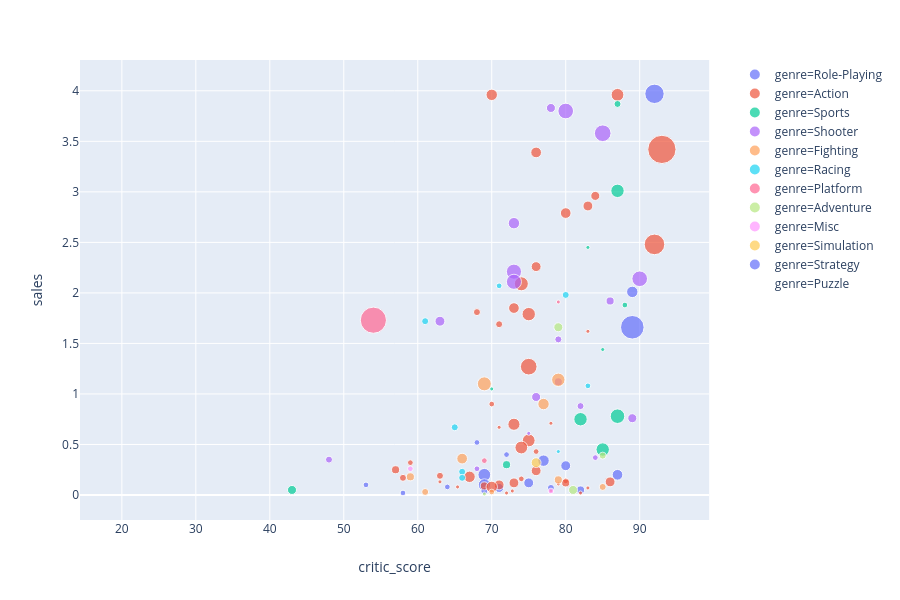

Write notebook code for a chart like this one.
### Code cell
px.scatter(games_clean_PS4, x="critic_score", y="sales",  color="genre", size="jp_sales")

### Figure 1 — Plotly figure (JSON) as saved in the notebook; plotly's stock layout.template omitted (floating-point values rounded to 4 significant figures; data arrays with more than 128 entries replaced by an {"elided": "..."} marker saying what was removed)
{"data": [{"hoverlabel": {"namelength": 0}, "hovertemplate": "genre=Role-Playing<br>critic_score=%{x}<br>sales=%{y}<br>jp_sales=%{marker.size}", "legendgroup": "genre=Role-Playing", "marker": {"color": "#636efa", "size": [0.23, 0.08, 0.06, 0, 0.34, 0.04, 0.15, 0.08, 0.06, 0.08, 0.02, 0.22, 0.02, 0, 0.37, 0.08, 0.15, 0.06, 0.02, 0, 0.23, 0.05, 0.07, 0, 0.1, 0.06, 0, 0, 0.02, 0.09, 0.02, 0.05, 0.08, 0.08, 0.05, 0.03, 0, 0, 0.06, 0, 0.05, 0.04, 0.04, 0.03, 0.03, 0.03, 0.02, 0.02, 0, 0], "sizemode": "area", "sizeref": 0.001225, "symbol": "circle"}, "mode": "markers", "name": "genre=Role-Playing", "showlegend": true, "type": "scatter", "x": [92, 89, null, null, 89, null, null, null, null, null, 68, null, 72, 84, null, 77, null, 80, null, 63, null, null, 87, 53, 69, 75, null, 75, null, 69, 53, null, null, null, 71, 78, null, 60, null, null, null, 82, null, 69, null, null, 58, null, null, 61], "xaxis": "x", "y": [3.97, 2.01, 1.83, 1.75, 1.66, 1.32, 0.98, 0.75, 0.73, 0.61, 0.52, 0.4, 0.4, 0.38, 0.37, 0.34, 0.34, 0.29, 0.28, 0.25, 0.23, 0.2, 0.2, 0.2, 0.2, 0.12, 0.12, 0.12, 0.12, 0.1, 0.1, 0.09, 0.08, 0.08, 0.07, 0.07, 0.06, 0.07, 0.06, 0.05, 0.05, 0.05, 0.04, 0.04, 0.03, 0.03, 0.02, 0.02, 0.01, 0.01], "yaxis": "y"}, {"hoverlabel": {"namelength": 0}, "hovertemplate": "genre=Action<br>critic_score=%{x}<br>sales=%{y}<br>jp_sales=%{marker.size}", "legendgroup": "genre=Action", "marker": {"color": "#EF553B", "size": {"elided": "140 float values"}, "sizemode": "area", "sizeref": 0.001225, "symbol": "circle"}, "mode": "markers", "name": "genre=Action", "showlegend": true, "type": "scatter", "x": {"elided": "140 float values"}, "xaxis": "x", "y": {"elided": "140 float values"}, "yaxis": "y"}, {"hoverlabel": {"namelength": 0}, "hovertemplate": "genre=Sports<br>critic_score=%{x}<br>sales=%{y}<br>jp_sales=%{marker.size}", "legendgroup": "genre=Sports", "marker": {"color": "#00cc96", "size": [0.03, 0, 0.11, 0.01, 0, 0.02, 0, 0.01, 0, 0, 0.01, 0, 0, 0, 0.13, 0.11, 0, 0, 0, 0, 0.11, 0, 0, 0.04, 0, 0, 0, 0, 0.17, 0, 0, 0, 0, 0, 0, 0, 0.05, 0, 0, 0, 0, 0, 0], "sizemode": "area", "sizeref": 0.001225, "symbol": "circle"}, "mode": "markers", "name": "genre=Sports", "showlegend": true, "type": "scatter", "x": [87, 83, 87, 83, 81, 88, 82, 85, 73, 62, 70, 79, 80, 74, 87, 82, 83, 78, 69, 60, 85, 85, 78, 72, 43, 59, 32, 59, null, 76, 19, 66, null, 42, 25, 50.43, 43, null, 64, 53, 31, 49, null], "xaxis": "x", "y": [3.87, 3.24, 3.01, 2.45, 2.19, 1.88, 1.74, 1.44, 1.21, 1.15, 1.05, 0.93, 0.93, 0.91, 0.78, 0.75, 0.72, 0.63, 0.6, 0.6, 0.45, 0.36, 0.33, 0.3, 0.24, 0.24, 0.2, 0.17, 0.17, 0.12, 0.12, 0.08, 0.08, 0.06, 0.06, 0.06, 0.05, 0.06, 0.05, 0.03, 0.02, 0.01, 0.01], "yaxis": "y"}, {"hoverlabel": {"namelength": 0}, "hovertemplate": "genre=Shooter<br>critic_score=%{x}<br>sales=%{y}<br>jp_sales=%{marker.size}", "legendgroup": "genre=Shooter", "marker": {"color": "#ab63fa", "size": [0.05, 0.15, 0.17, 0.08, 0.14, 0.15, 0.14, 0.04, 0.06, 0.03, 0.02, 0.04, 0.05, 0.03, 0.05, 0, 0.01, 0, 0.02, 0.03, 0, 0.02, 0, 0, 0, 0, 0, 0, 0, 0, 0, 0, 0], "sizemode": "area", "sizeref": 0.001225, "symbol": "circle"}, "mode": "markers", "name": "genre=Shooter", "showlegend": true, "type": "scatter", "x": [78, 80, 85, 73, 73, 90, 73, 86, 63, 79, null, 79, 76, 82, 89, 67, 75, 81, 84, 48, null, 68, 75.5, 62, 73, 60, 64, 76, null, 77, 67, 55, 66], "xaxis": "x", "y": [3.83, 3.8, 3.58, 2.69, 2.21, 2.14, 2.11, 1.92, 1.72, 1.54, 1.49, 1.12, 0.97, 0.88, 0.76, 0.69, 0.61, 0.49, 0.37, 0.35, 0.29, 0.26, 0.24, 0.2, 0.1, 0.07, 0.06, 0.05, 0.05, 0.04, 0.02, 0.02, 0.01], "yaxis": "y"}, {"hoverlabel": {"namelength": 0}, "hovertemplate": "genre=Fighting<br>critic_score=%{x}<br>sales=%{y}<br>jp_sales=%{marker.size}", "legendgroup": "genre=Fighting", "marker": {"color": "#FFA15A", "size": [0, 0.11, 0.12, 0, 0.08, 0.07, 0.08, 0, 0.04, 0.04, 0.04, 0, 0.03, 0.05, 0.02, 0.03, 0.02, 0.02], "sizemode": "area", "sizeref": 0.001225, "symbol": "circle"}, "mode": "markers", "name": "genre=Fighting", "showlegend": true, "type": "scatter", "x": [83, 79, 69, null, 77, 66, null, null, 59, null, 79, 71, 85, null, 70, 61, null, null], "xaxis": "x", "y": [2.78, 1.14, 1.1, 0.92, 0.9, 0.36, 0.34, 0.26, 0.18, 0.16, 0.15, 0.09, 0.08, 0.09, 0.03, 0.03, 0.02, 0.02], "yaxis": "y"}, {"hoverlabel": {"namelength": 0}, "hovertemplate": "genre=Racing<br>critic_score=%{x}<br>sales=%{y}<br>jp_sales=%{marker.size}", "legendgroup": "genre=Racing", "marker": {"color": "#19d3f3", "size": [0.05, 0.02, 0.03, 0.03, 0.02, 0.03, 0.01, 0.01, 0, 0.03, 0, 0.03, 0, 0, 0, 0, 0, 0, 0], "sizemode": "area", "sizeref": 0.001225, "symbol": "circle"}, "mode": "markers", "name": "genre=Racing", "showlegend": true, "type": "scatter", "x": [null, 71, 80, 61, 83, 65, 79, null, 85, 66, 73, 66, null, 67, 75, 73, 66, 71, 71], "xaxis": "x", "y": [2.42, 2.07, 1.98, 1.72, 1.08, 0.67, 0.43, 0.38, 0.36, 0.23, 0.18, 0.17, 0.08, 0.09, 0.07, 0.06, 0.05, 0.05, 0.05], "yaxis": "y"}, {"hoverlabel": {"namelength": 0}, "hovertemplate": "genre=Platform<br>critic_score=%{x}<br>sales=%{y}<br>jp_sales=%{marker.size}", "legendgroup": "genre=Platform", "marker": {"color": "#FF6692", "size": [0.01, 0.42, 0.04, 0, 0, 0.02, 0, 0, 0, 0, 0, 0], "sizemode": "area", "sizeref": 0.001225, "symbol": "circle"}, "mode": "markers", "name": "genre=Platform", "showlegend": true, "type": "scatter", "x": [79, 54, null, 90, 79, 69, 81, 38, 80, 90, 77, 52], "xaxis": "x", "y": [1.91, 1.73, 1.54, 1.02, 0.38, 0.34, 0.26, 0.16, 0.14, 0.07, 0.09, 0.05], "yaxis": "y"}, {"hoverlabel": {"namelength": 0}, "hovertemplate": "genre=Adventure<br>critic_score=%{x}<br>sales=%{y}<br>jp_sales=%{marker.size}", "legendgroup": "genre=Adventure", "marker": {"color": "#B6E880", "size": [0.05, 0.04, 0, 0.02, 0.03, 0, 0, 0.01, 0, 0, 0.16, 0, 0, 0, 0, 0, 0.06, 0, 0.05, 0, 0, 0, 0, 0, 0.01, 0, 0.01, 0.01], "sizemode": "area", "sizeref": 0.001225, "symbol": "circle"}, "mode": "markers", "name": "genre=Adventure", "showlegend": true, "type": "scatter", "x": [79, null, null, null, 85, 72, null, null, 83, 69.08, null, 81, null, 72, 63, 72, null, null, 81, 72, null, 67, 62, null, null, 70, 69, null], "xaxis": "x", "y": [1.66, 0.94, 0.69, 0.46, 0.39, 0.4, 0.27, 0.24, 0.21, 0.18, 0.16, 0.13, 0.09, 0.07, 0.07, 0.07, 0.06, 0.05, 0.05, 0.04, 0.02, 0.02, 0.02, 0.01, 0.01, 0.01, 0.01, 0.01], "yaxis": "y"}, {"hoverlabel": {"namelength": 0}, "hovertemplate": "genre=Misc<br>critic_score=%{x}<br>sales=%{y}<br>jp_sales=%{marker.size}", "legendgroup": "genre=Misc", "marker": {"color": "#FF97FF", "size": [0, 0, 0, 0, 0, 0, 0.02, 0, 0.09, 0.05, 0.05, 0.02, 0, 0.03, 0, 0, 0, 0, 0.02], "sizemode": "area", "sizeref": 0.001225, "symbol": "circle"}, "mode": "markers", "name": "genre=Misc", "showlegend": true, "type": "scatter", "x": [80, null, 75, 72, 78, 73, 59, 47, null, null, null, 78, 73, null, null, null, null, 72.78, null], "xaxis": "x", "y": [0.86, 0.63, 0.42, 0.39, 0.38, 0.36, 0.26, 0.19, 0.09, 0.06, 0.05, 0.04, 0.03, 0.03, 0.02, 0.02, 0.01, 0.01, 0.02], "yaxis": "y"}, {"hoverlabel": {"namelength": 0}, "hovertemplate": "genre=Simulation<br>critic_score=%{x}<br>sales=%{y}<br>jp_sales=%{marker.size}", "legendgroup": "genre=Simulation", "marker": {"color": "#FECB52", "size": [0, 0, 0.06, 0.1, 0.02, 0], "sizemode": "area", "sizeref": 0.001225, "symbol": "circle"}, "mode": "markers", "name": "genre=Simulation", "showlegend": true, "type": "scatter", "x": [69, null, 76, null, null, null], "xaxis": "x", "y": [0.42, 0.36, 0.32, 0.1, 0.02, 0.01], "yaxis": "y"}, {"hoverlabel": {"namelength": 0}, "hovertemplate": "genre=Strategy<br>critic_score=%{x}<br>sales=%{y}<br>jp_sales=%{marker.size}", "legendgroup": "genre=Strategy", "marker": {"color": "#636efa", "size": [0, 0, 0.08, 0.02, 0.06, 0], "sizemode": "area", "sizeref": 0.001225, "symbol": "circle"}, "mode": "markers", "name": "genre=Strategy", "showlegend": true, "type": "scatter", "x": [47, 88, null, 64, null, 80], "xaxis": "x", "y": [0.22, 0.14, 0.08, 0.08, 0.06, 0.04], "yaxis": "y"}, {"hoverlabel": {"namelength": 0}, "hovertemplate": "genre=Puzzle<br>critic_score=%{x}<br>sales=%{y}<br>jp_sales=%{marker.size}", "legendgroup": "genre=Puzzle", "marker": {"color": "#EF553B", "size": [0], "sizemode": "area", "sizeref": 0.001225, "symbol": "circle"}, "mode": "markers", "name": "genre=Puzzle", "showlegend": true, "type": "scatter", "x": [88], "xaxis": "x", "y": [0.02], "yaxis": "y"}], "layout": {"height": 600, "legend": {"itemsizing": "constant", "tracegroupgap": 0}, "margin": {"t": 60}, "xaxis": {"anchor": "y", "domain": [0, 0.98], "title": {"text": "critic_score"}}, "yaxis": {"anchor": "x", "domain": [0, 1], "title": {"text": "sales"}}}}
